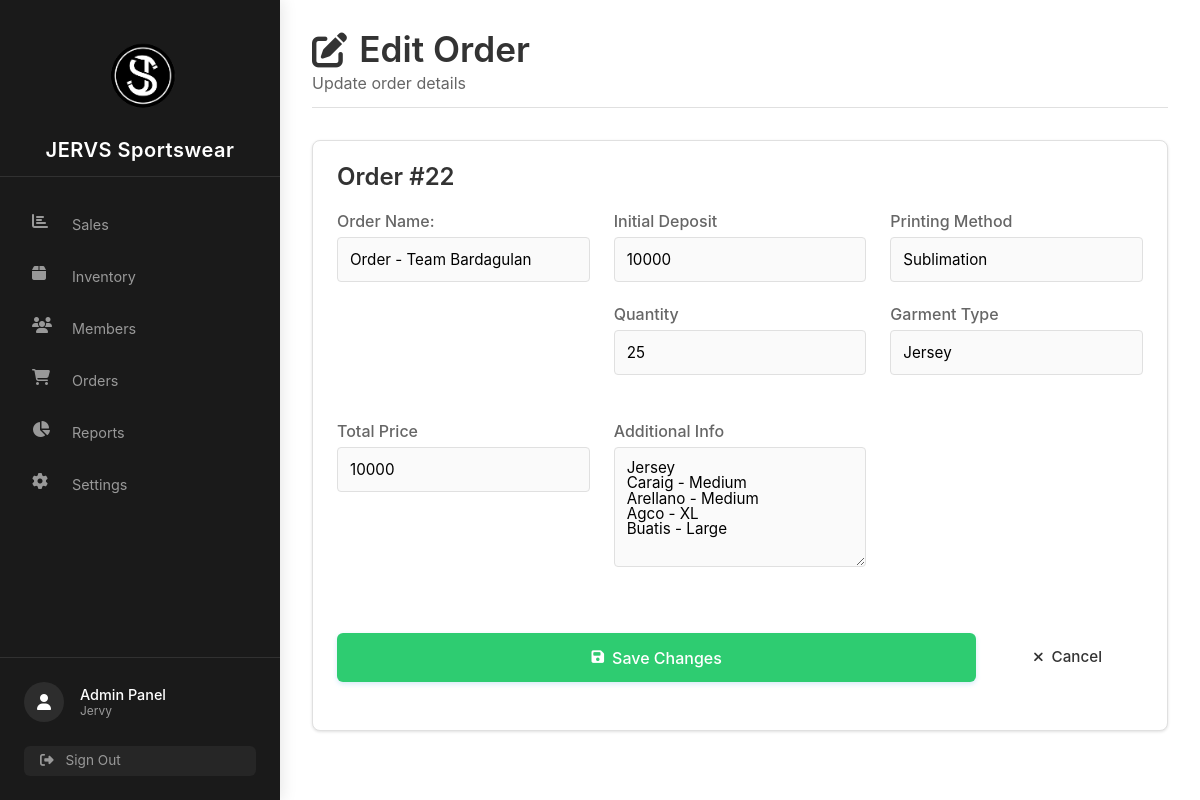
Screenshot of /View/pages/edit.php?id=22 (signed in) with the database file from the repository.
### tables this page shows
CREATE TABLE `orders_tbl` (
  `id` int(11) NOT NULL,
  `item_name` varchar(100) DEFAULT NULL,
  `qty` int(11) NOT NULL,
  `deposit` int(11) NOT NULL,
  `total_price` int(11) NOT NULL,
  `garment_type` varchar(155) NOT NULL,
  `printing_method` varchar(155) NOT NULL,
  `add_materials` varchar(155) NOT NULL,
  `order_details` text NOT NULL,
  `current_phase` enum('start','printing','heatpress','sewing','ready') DEFAULT NULL,
  `date_created` datetime NOT NULL DEFAULT current_timestamp(),
  `last_updated` timestamp NOT NULL DEFAULT current_timestamp() ON UPDATE current_timestamp(),
  `pickup_date` date DEFAULT NULL
);

### View/pages/edit.php (the view, shortened to what this page needs)
<?php
    include('../../config/database.php');
if(isset($_GET['id'])){
    $id = $_GET['id'];
    $stmt = $conn->prepare('SELECT * FROM orders_tbl WHERE id = ?');
    $stmt->bind_param('i', $id);
    $stmt->execute();
    $result = $stmt->get_result();
    $order = $result->fetch_assoc();
}else{
    echo '<script> alert("No order ID provided");</script>';
    exit;
}
?>
<!DOCTYPE html>
<html lang="en">
<head>
    <link rel="stylesheet" href="https://cdnjs.cloudflare.com/ajax/libs/font-awesome/6.4.0/css/all.min.css">
    <link rel="stylesheet" href="../../View/assets/stylesheet/dashboard.css">
    <link rel="stylesheet" href="../../View/assets/stylesheet/order-management-css/edit.css">
    <link rel="stylesheet" href="../../View/assets/stylesheet/sidebar.css">
</head>
<body>
<?php include('../../View/parts/sidebar.php'); ?>
<div class="main-wrapper">
    <main class="main-content">
        <div class="dashboard-header">
            <div class="header-content">
                <h1 class="dashboard-title"><i class="fas fa-edit"></i> Edit Order</h1>
                <p class="dashboard-subtitle">Update order details</p>
            </div>
        </div>
        <div class="metric-card">
            <div class="chart-header">
                <h2 class="chart-title">Order #<?= htmlspecialchars($order['id']) ?></h2>
            </div>
            <form method="POST" action="">
                <div class="form-group">
                    <label>Order Name:</label>
                    <input type="text" name="item" class="form-control" value="<?= htmlspecialchars($order['item_name']) ?>" required>
                </div>
                <div class="form-row">
                    <div class="form-group">
                        <label>Initial Deposit</label>
                        <input type="number" name="deposit" class="form-control" value="<?= htmlspecialchars($order['deposit']) ?>" required>
                    </div>
                    <div class="form-group">
                        <label>Quantity</label>
                        <input type="number" name="qty" class="form-control" value="<?= htmlspecialchars($order['qty']) ?>" required>
                    </div>
                </div>
                <div class="form-row">
                    <div class="form-group">
                        <label>Printing Method</label>
                        <input type="text" name="printing_method" class="form-control" value="<?= ucfirst(htmlspecialchars($order['printing_method'])) ?>" readonly>
                    </div>
                    <div class="form-group">
                        <label>Garment Type</label>
                        <input type="text" name="qty" class="form-control" value="<?= ucfirst(htmlspecialchars($order['garment_type'])) ?>" readonly>
                    </div>
                </div>
                <div class="form-group">
                    <label>Total Price</label>
                    <input type="number" name="tPrice" class="form-control" value="<?= htmlspecialchars($order['total_price']) ?>" required>
                </div>
                <div class="form-group">
                    <label>Additional Info</label>
                    <textarea name="addInfo" class="form-control" rows="3"><?= htmlspecialchars($order['order_details']) ?></textarea>
                </div>
                <div class="form-buttons">
                    <button type="submit" class="btn btn-primary">
                        <i class="fas fa-save"></i> Save Changes
                    </button>
                    <a href="../../View/pages/add-order.php" class="btn btn-secondary">
                        <i class="fas fa-times"></i> Cancel
                    </a>
                </div>
            </form>
        </div>
    </main>
</div>
</body>
</html>

### View/assets/stylesheet/dashboard.css (style rules this page uses)
:root { --primary-black: #1a1a1a; --secondary-black: #2d2d2d; --tertiary-black: #3d3d3d; --primary-white: #ffffff; --secondary-white: #f8f8f8; --tertiary-white: #eaeaea; --accent-color: #555555; --primary: #284cff; --primary-light: #e8f0fe; --success-color: #28a745; --error-color: #dc3545; --warning-color: #FF9800; --info-color: #2196F3; --text-dark: #212529; --text-light: #495057; --text-lighter: #6c757d; --border-color: #e0e0e0; --transition-speed: 0.3s; --border-radius-sm: 4px; --border-radius-md: 8px; --border-radius-lg: 12px; --box-shadow-sm: 0 1px 3px rgba(0,0,0,0.12); --box-shadow-md: 0 4px 6px rgba(0,0,0,0.1); }
* { margin: 0; padding: 0; box-sizing: border-box; }
body { font-family: 'Inter', sans-serif; background-color: var(--secondary-white); color: var(--text-dark); line-height: 1.6; }
.main-wrapper { width: calc(100% - 280px); margin-left: 280px; transition: all var(--transition-speed) ease; }
.main-content { padding: 2rem 3rem; min-height: 100vh; background-color: var(--primary-white); box-shadow: 0 0 20px rgba(0, 0, 0, 0.03); }
.dashboard-header { margin-bottom: 2rem; padding-bottom: 1rem; border-bottom: 1px solid var(--border-color); }
.dashboard-title { font-size: 2.2rem; font-weight: 600; color: var(--text-dark); margin-bottom: 0.5rem; display: flex; align-items: center; gap: 0.75rem; }
.dashboard-subtitle { color: var(--text-light); font-size: 1rem; margin: 0; }
.metric-card, .chart-section, .sales-section { background: var(--primary-white); border-radius: var(--border-radius-md); padding: 1.5rem; box-shadow: var(--box-shadow-sm); transition: transform 0.2s, box-shadow 0.2s; border: 1px solid var(--border-color); }
.chart-header { margin-bottom: 1.5rem; }
.chart-title { font-size: 1.5rem; font-weight: 600; color: var(--text-dark); margin-bottom: 1rem; }
.btn { display: inline-flex; align-items: center; justify-content: center; padding: 0.75rem 1.5rem; font-size: 0.95rem; font-weight: 500; line-height: 1.5; text-align: center; white-space: nowrap; vertical-align: middle; cursor: pointer; user-select: none; border: 1px solid transparent; border-radius: var(--border-radius-sm); transition: all 0.2s ease-in-out; margin-right: 1rem; margin-bottom: 1.5rem; gap: 0.5rem; }
.btn i { font-size: 0.9em; }
.btn-primary { background-color: var(--primary); color: var(--primary-white); box-shadow: 0 2px 5px rgba(52, 152, 219, 0.2); }
.form-group { margin-bottom: 1.5rem; }
.form-group label { display: block; margin-bottom: 0.5rem; font-weight: 500; color: var(--text-light); }
.form-control { width: 100%; padding: 0.75rem; border: 1px solid var(--border-color); border-radius: var(--border-radius-sm); font-family: inherit; font-size: 0.95rem; transition: border-color var(--transition-speed); }
textarea.form-control { min-height: 120px; resize: vertical; }
.form-buttons { display: flex; gap: 1rem; margin-top: 1.5rem; }

### View/assets/stylesheet/order-management-css/edit.css (style rules this page uses)
body { font-family: 'Inter', sans-serif; background-color: #f8f9fa; color: #333; line-height: 1.6; margin: 0; padding: 0; }
.main-content { flex: 1; padding: 2rem 3rem; background-color: #fff; box-shadow: 0 0 20px rgba(0, 0, 0, 0.03); }
h2 { color: #2c3e50; font-size: 1.5rem; margin-bottom: 1.5rem; padding-bottom: 0.75rem; border-bottom: 1px solid #e9ecef; }
form { display: grid; grid-template-columns: repeat(auto-fit, minmax(250px, 1fr)); gap: 1.5rem; }
label { display: block; margin-bottom: 0.5rem; font-weight: 500; color: #34495e; }
input, textarea, select { width: 100%; padding: 0.75rem 1rem; border: 1px solid #ced4da; border-radius: 6px; font-size: 1rem; transition: border-color 0.15s ease-in-out, box-shadow 0.15s ease-in-out; background-color: #fafafa; }
textarea { min-height: 100px; resize: vertical; grid-column: 1 / -1; }
.form-buttons { grid-column: 1 / -1; display: flex; gap: 1rem; margin-top: 1rem; }
.form-buttons button { flex: 1; padding: 0.75rem; font-size: 1rem; font-weight: 500; border: none; border-radius: 6px; cursor: pointer; transition: all 0.2s ease; }
.form-buttons button[type="submit"] { background-color: #2ecc71; color: white; }

### rows the page displays
orders_tbl: id "22", item "Order - Team Bardagulan", deposit "10000", qty "25", printing_method "Sublimation", qty "Jersey", tPrice "10000", addInfo "Jersey Caraig - Medium Arellano - Medium Agco - XL Buatis - Large"
